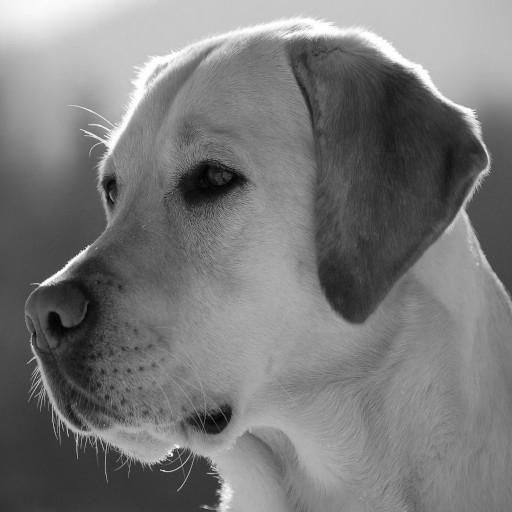
#> input picture lab03/labrador_gray.jpg, 512 x 512 px
$ jupyter execute gram_transform01.ipynb
#> lines starting #> are read from the running program, lines starting #| are printed output that depends on the picture
[cell 1]
import matplotlib
import matplotlib.pyplot as plt
from PIL import Image
import math

[cell 2]
def func(x):
    e = math.e
    x = 2*(x/51)-5
    a = 255 / (1 + e**(-x))
    return  int(a)

[cell 3]
a = []
x = list(range(256))
for i in x:
    a.append(func(i))
plt.plot(x,a)
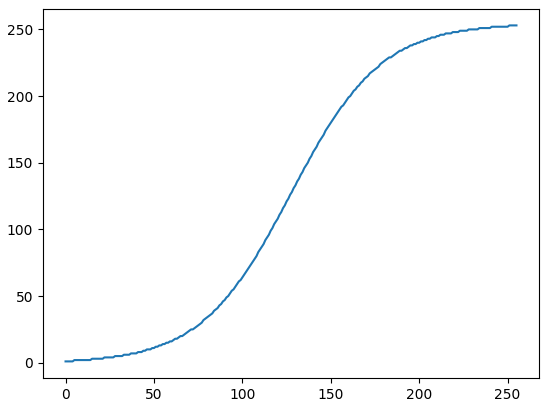
#> figure drawn by matplotlib, 1 panel; curve peaks at x = 251, y = 253

[cell 4]
im1 = Image.open('labrador_gray.jpg')
#> im1 is the input picture: PIL image 512x512 L; min 0, max 255, mean 121.4
im2 = Image.new('L',(im1.size[0],im1.size[1]))
#> im2: PIL image 512x512 L; every value is 0
for i in range(im1.size[0]):
    for j in range(im1.size[1]):
        s = im1.getpixel((i,j))
        im2.putpixel((i,j),func(s))
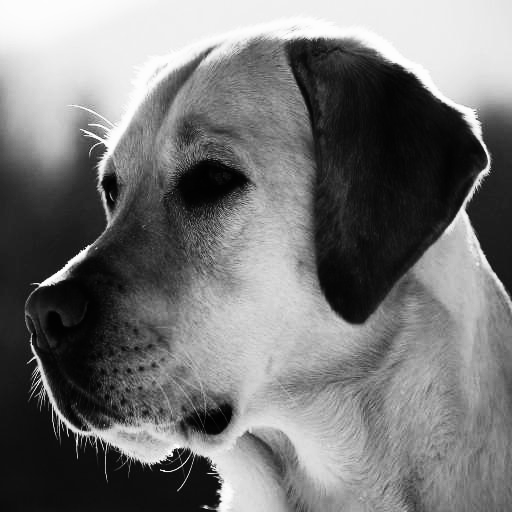
#> im2: PIL image 512x512 L; min 1, max 253, mean 117.4
im1.show()
im2.show()
